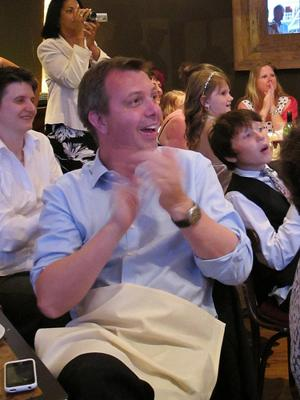
#> input picture dataset/images/applauding/applauding_001.jpg, 300 x 400 px; its folder holds only this picture in this run
$ python preprocessing.py
#> lines starting #> are read from the running program, lines starting #| are printed output that depends on the picture
"""
File: preprocessing.py

Description:
    Creates the directory structure required for the
    preprocessed Stanford40 dataset.

Author:
    Ujjwal Shrestha

Dissertation:
    A Comparative Study of Transfer Learning-Based CNN Architectures
    for Image-Based Human Activity Recognition
"""

import time
from pathlib import Path

from PIL import Image

from src.config.constants import (
    DATASET_NAME,
    RGB_MODE,
    TARGET_IMAGE_SIZE,
)
from src.config.paths import (
    IMAGES_PATH,
    PREPROCESSED_IMAGES_PATH,
    PREPROCESSED_PATH,
)


def create_directory_structure() -> int:
    """
    Create the directory structure for the preprocessed dataset.

    Returns
    -------
    int
        Number of activity class directories created.
    """

    # Create the preprocessed images directory
    PREPROCESSED_IMAGES_PATH.mkdir(
        parents=True,
        exist_ok=True,
    )

    directory_count = 0

    # Create one directory for each activity class
    for class_directory in sorted(IMAGES_PATH.iterdir()):

        if not class_directory.is_dir():
            continue

        output_directory = PREPROCESSED_IMAGES_PATH / class_directory.name

        output_directory.mkdir(exist_ok=True)

        directory_count += 1
#> pass 2 of the loop in create_directory_structure, `for class_directory in sorted(IMAGES_PATH.iterdir()):`:

    return directory_count


def process_image(
    image_path: Path,
    output_path: Path,
) -> bool:
    """
    Open an image, convert it to RGB if necessary,
    and save it to the preprocessed dataset.

    Parameters
    ----------
    image_path : Path
        Path to the input image.

    output_path : Path
        Path where the processed image will be saved.

    Returns
    -------
    bool
        True if the image was converted to RGB,
        otherwise False.
    """

    with Image.open(image_path) as image:

        # Flag to indicate if the image was converted to RGB
#> image is the input picture: PIL image 300x400 RGB; mean R, G, B 112.7, 93, 93.1
        converted = False

        # Convert the image to RGB if it's not already in that mode
        if image.mode != RGB_MODE:
            image = image.convert(RGB_MODE)
            converted = True

        # Resize the image to the target size
        image = image.resize(
            TARGET_IMAGE_SIZE,
            Image.Resampling.LANCZOS,
        )
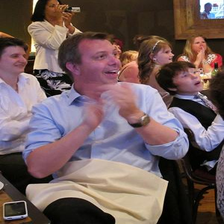
#> image: PIL image 224x224 RGB; mean R, G, B 112.7, 93, 93.1

        # Save the processed image to the output path
        image.save(output_path)

    return converted


def preprocess_dataset() -> tuple[int, int]:
    """
    Read every image in the dataset.

    Returns
    -------
    int
        Total number of images successfully processed.
    """

    processed_images = 0
    converted_images = 0

    # Traverse every activity class
    for class_directory in sorted(IMAGES_PATH.iterdir()):

        if not class_directory.is_dir():
            continue

        # Traverse every image
        for image_path in sorted(class_directory.iterdir()):

            if not image_path.is_file():
                continue

            # Define the output path for the processed image
            output_path = (
                PREPROCESSED_IMAGES_PATH / class_directory.name / image_path.name
            )

            # Process the image and save it to the preprocessed dataset
            if process_image(image_path, output_path):
                converted_images += 1

            processed_images += 1
#> pass 2 of the loop in preprocess_dataset, `for class_directory in sorted(IMAGES_PATH.iterdir()):`:
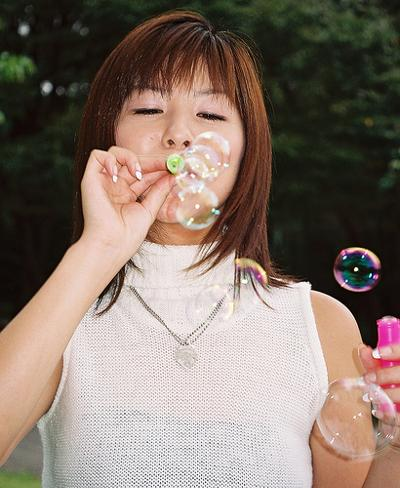
#> input picture dataset/images/blowing_bubbles/blowing_bubbles_015.jpg, 400 x 488 px
#> in process_image, image is the input picture: PIL image 400x488 RGB; mean R, G, B 132.9, 117.4, 107.1
#> in process_image (call 2), `image = image.resize( TARGET_IMAGE_SIZE, Image.Resampling.LANCZOS, )`:
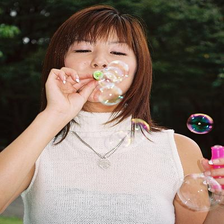
#> image: PIL image 224x224 RGB; mean R, G, B 132.9, 117.4, 107.1

    return processed_images, converted_images


def verify_preprocessed_images() -> tuple[int, int, int]:
    """
    Verify that all preprocessed images have the expected
    colour mode and image size.

    Returns
    -------
    tuple[int, int, int]
        Number of RGB images,
        number of correctly resized images,
        number of incorrect images.
    """

    rgb_images = 0
    correct_size = 0
    incorrect_images = 0

    # Traverse every activity class in the preprocessed dataset
    for class_directory in sorted(PREPROCESSED_IMAGES_PATH.iterdir()):

        if not class_directory.is_dir():
            continue

        # Traverse every image in the activity class
        for image_path in sorted(class_directory.iterdir()):

            # Check if the image file exists
            if not image_path.is_file():
                continue

            # Open the image and verify its colour mode and size
            with Image.open(image_path) as image:

                if image.mode == RGB_MODE:
                    rgb_images += 1

                if image.size == TARGET_IMAGE_SIZE:
                    correct_size += 1
                else:
                    incorrect_images += 1
                    print(
                        f"Verification failed: "
                        f"{image_path.name} "
                        f"(Mode={image.mode}, Size={image.size})"
                    )
#> pass 2 of the loop in verify_preprocessed_images, `for class_directory in sorted(PREPROCESSED_IMAGES_PATH.iterdir()):`:

    return rgb_images, correct_size, incorrect_images


def main() -> None:
    """
    Execute the preprocessing setup.
    """

    # Start the timer to measure the total processing time
    start_time = time.perf_counter()

    directory_count = create_directory_structure()

    processed_images, converted_images = preprocess_dataset()

    rgb_images, correct_size, incorrect_images = verify_preprocessed_images()

    # Calculate the elapsed time for the entire preprocessing operation
    elapsed_time = time.perf_counter() - start_time

    print("=" * 70)
    print(f"{DATASET_NAME} Preprocessing")
    print("=" * 70)

    print(f"Output Directory     : {PREPROCESSED_PATH}")
    print(f"Activity Directories : {directory_count}")
    print(f"Images Processed     : {processed_images:,}")
    print(f"Images Converted     : {converted_images:,}")

    print("\nPreprocessing Summary")
    print("-" * 70)
    print("✓ Preprocessed dataset directory created.")
    print("✓ Activity class directories created.")
    print("✓ Images successfully processed and saved.")

    print("\nVerification")
    print("-" * 70)
    print(f"RGB Images          : {rgb_images:,}")
    print(f"Correct Size        : {correct_size:,}")
    print(f"Incorrect Images    : {incorrect_images:,}")

    if incorrect_images == 0:
        print("✓ Verification passed.")
    else:
        print("✗ Verification failed.")

    print(f"\nProcessing Time      : {elapsed_time:.2f} seconds")


if __name__ == "__main__":
    main()
